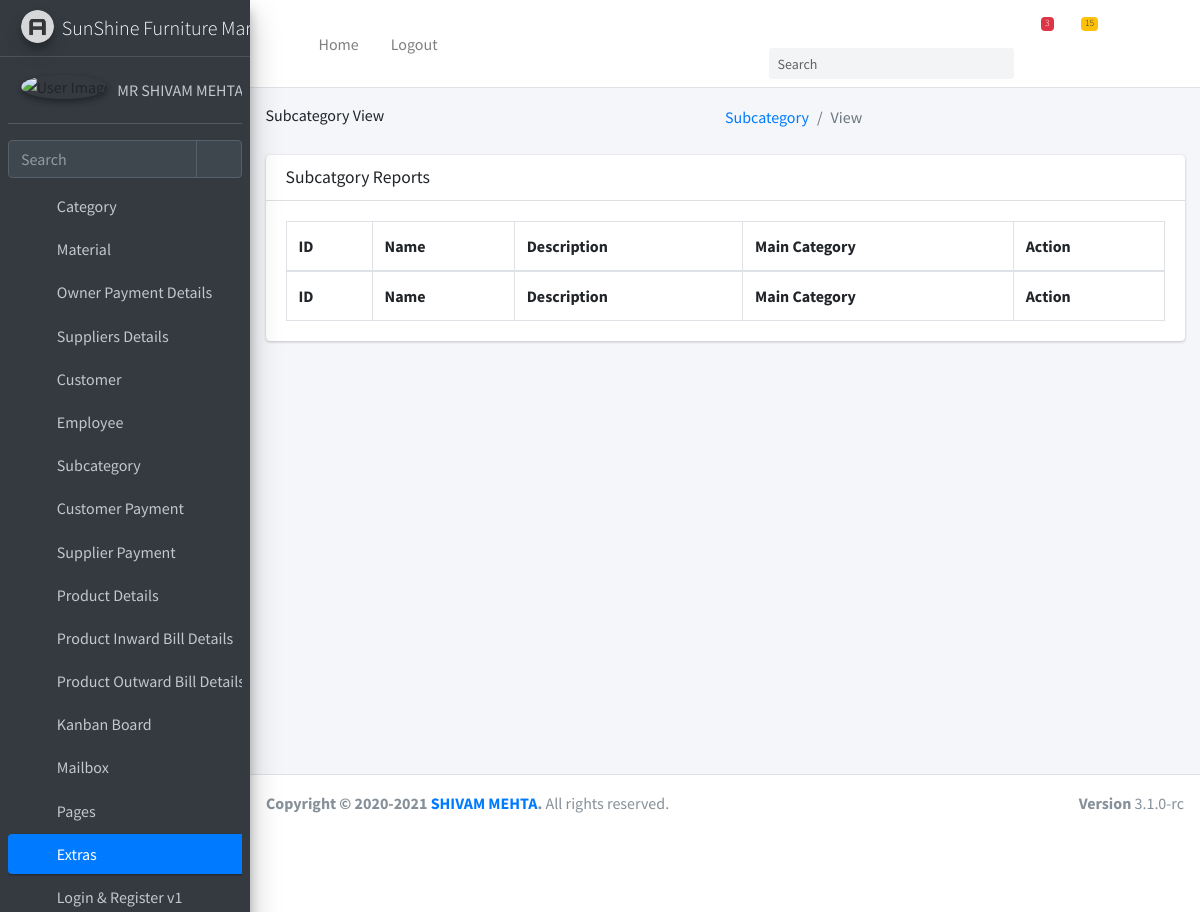
/subcategory/view/ (upper part), run on an earlier commit of the app's database.
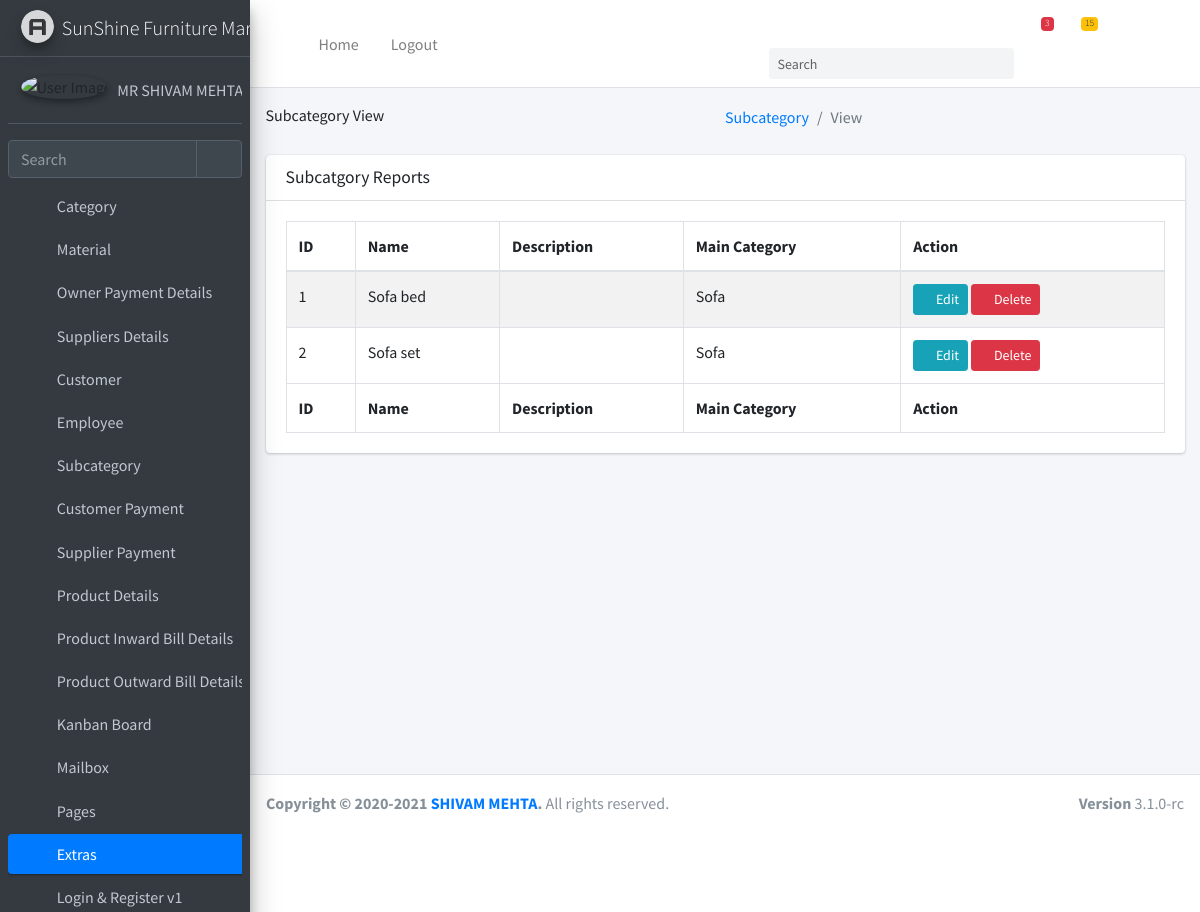
And on a later commit of the database.
### subcategory/models.py (models this page shows, shortened)
class subcategory(models.Model):
    name=models.CharField(max_length=90)
    description=models.TextField(null=True,blank=True)
    maincategory=models.ForeignKey(category,on_delete=models.CASCADE,related_name='subcategory')

### category/models.py (models this page shows, shortened)
class category(models.Model):
    name=models.CharField(max_length=80)
    description=models.TextField(null=True,blank=True)

### subcategory/views.py (the view)
# urls.py: path("view/",Viewsubcategory.as_view(),name="subcategory-view"),
class Viewsubcategory(ListView):
    model = subcategory
    context_object_name = 'subcategories'

### subcategory/templates/subcategory/subcategory_list.html (shortened to what this page needs)
{% extends "users/layout.html" %}
{% load static  %}
{% load crispy_forms_field %}
{% block extra_css %}
  <link rel="stylesheet" href="{% static 'plugins/datatables-bs4/css/dataTables.bootstrap4.min.css'%}">
  <link rel="stylesheet" href="{% static 'plugins/datatables-responsive/css/responsive.bootstrap4.min.css'%}">
  <link rel="stylesheet" href="{% static 'plugins/datatables-buttons/css/buttons.bootstrap4.min.css'%}">
{% endblock %}
{% block header_title %}
    Subcategory View
{% endblock %}
{% block breadcrumb %}
    <ol class="breadcrumb float-sm-right">
              <li class="breadcrumb-item"><a href="#">Subcategory</a></li>
              <li class="breadcrumb-item active">View</li>
            </ol>
{% endblock %}
{% block body%}
    <section class="content">
      <div class="container-fluid">
        <div class="row">
          <div class="col-12">
            <div class="card">
              <div class="card-header">
                <h3 class="card-title">Subcatgory Reports</h3>
              </div>
              <div class="card-body">
                <table id="example1" class="table table-bordered table-striped">
                  <thead>
                  <tr>
                    <th>ID</th>
                    <th>Name</th>
                    <th>Description</th>
                      <th>Main Category</th>
                    <th>Action</th>
                  </tr>
                  </thead>
                  <tbody>
                   {% for cate in subcategories %}
                       <tr>
                       <td> {{ cate.id }}</td>
                       <td>{{ cate.name }}</td>
                       <td>{{ cate.description | safe}}</td>
                       <td>{{ cate.maincategory.name }}</td>
                       <td><a class="btn btn-info btn-sm" href="{% url 'subcategory-update' cate.id %}">
                              <i class="fas fa-pencil-alt">
                              </i>
                              Edit
                          </a>
                        <a class="btn btn-danger btn-sm" href="{% url 'subcategory-delete' cate.id %}">
                              <i class="fas fa-trash">
                              </i>
                              Delete
                          </a>
                       </td>
                       </tr>
                   {% endfor %}
                  </tbody>
                  <tfoot>
                  <tr>
                   <th>ID</th>
                    <th>Name</th>
                    <th>Description</th>
                      <th>Main Category</th>
                    <th>Action</th>
                  </tr>
                  </tfoot>
                </table>
              </div>
            </div>
          </div>
        </div>
      </div>
    </section>
{% endblock %}

What changed in the data, as far as the page shows it:
added subcategory: id "1", name "Sofa bed", maincategory.name "Sofa"
added subcategory: id "2", name "Sofa set", maincategory.name "Sofa"
